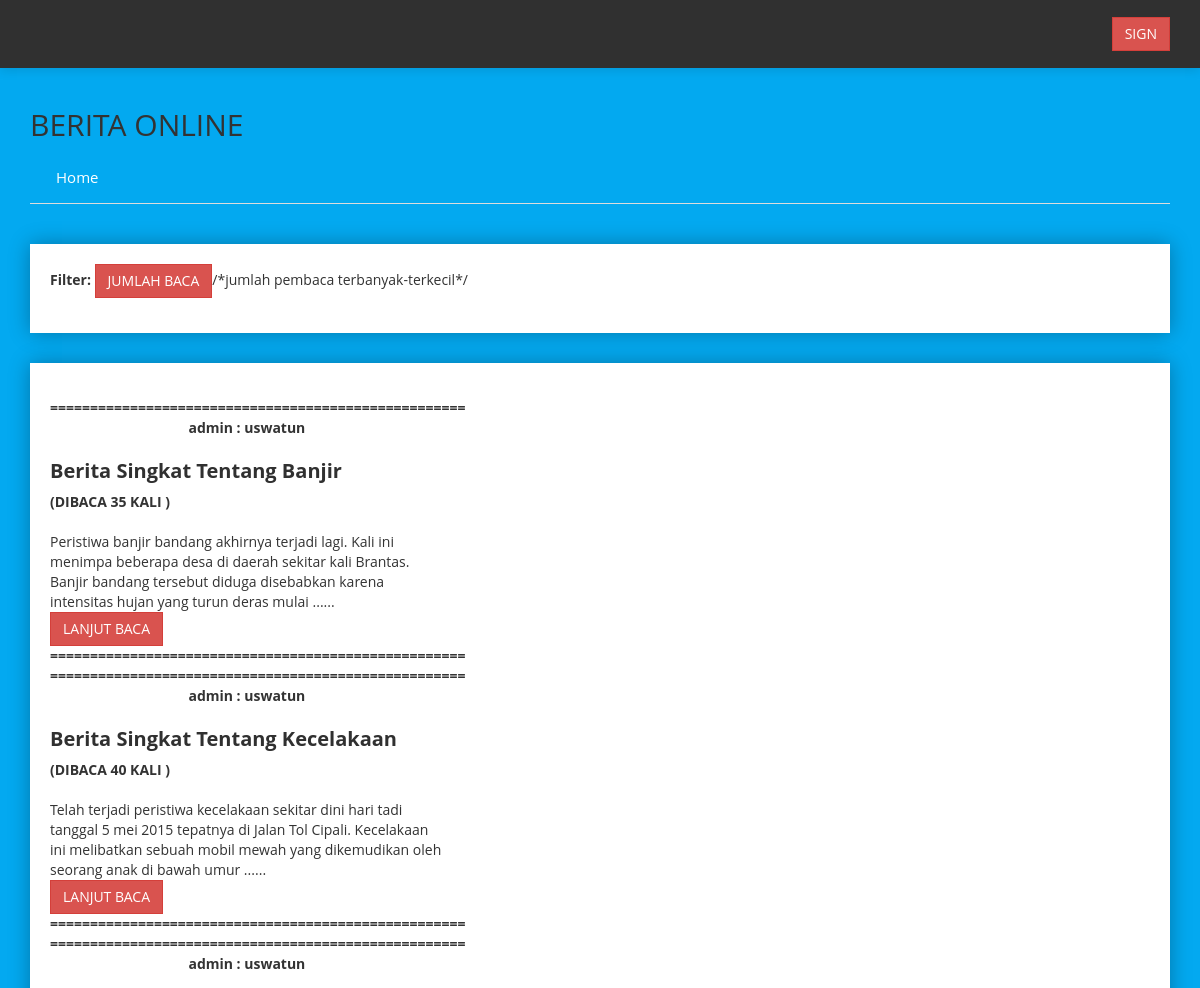
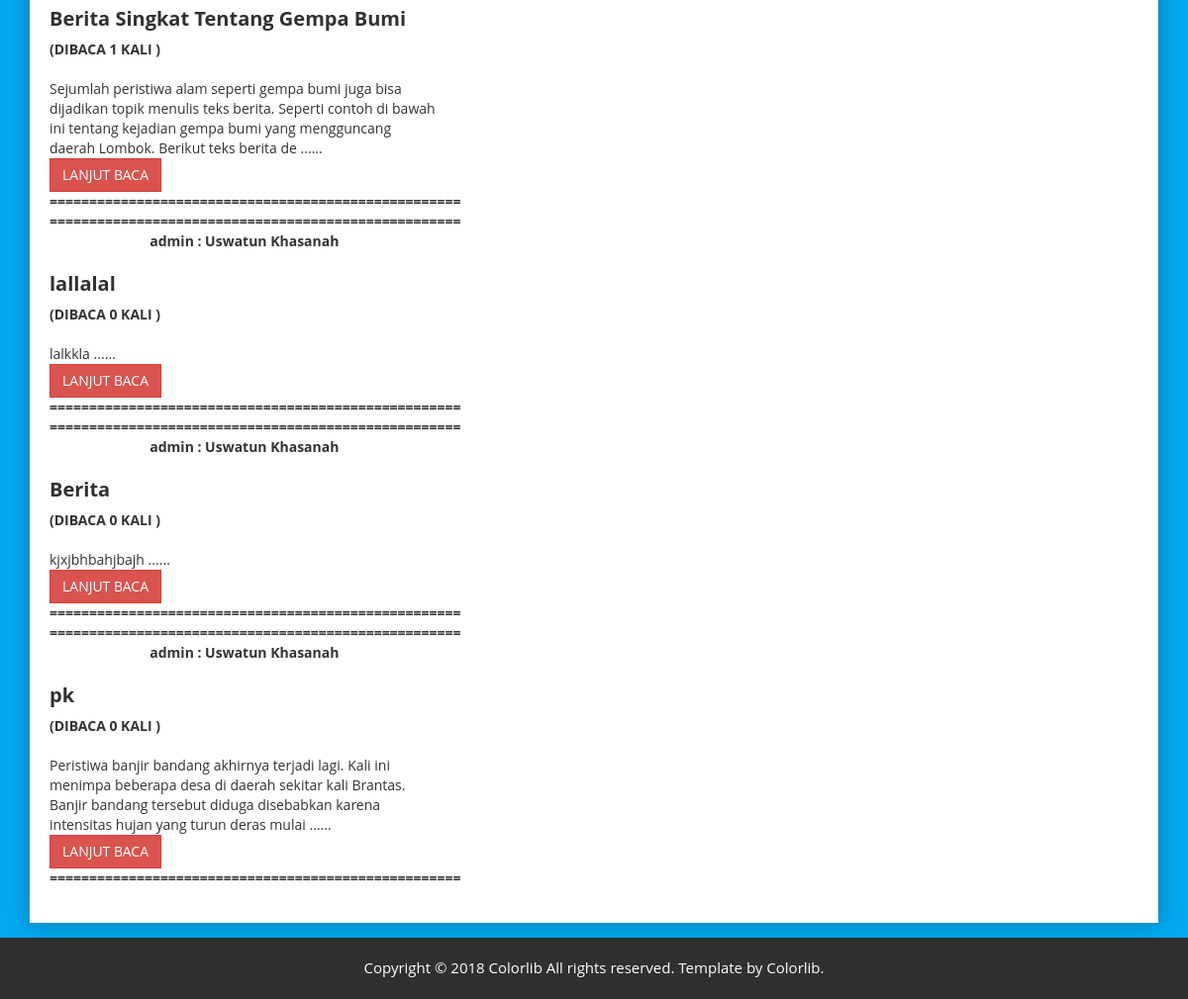
Before: / with the older database file (2 pictures, top to bottom).
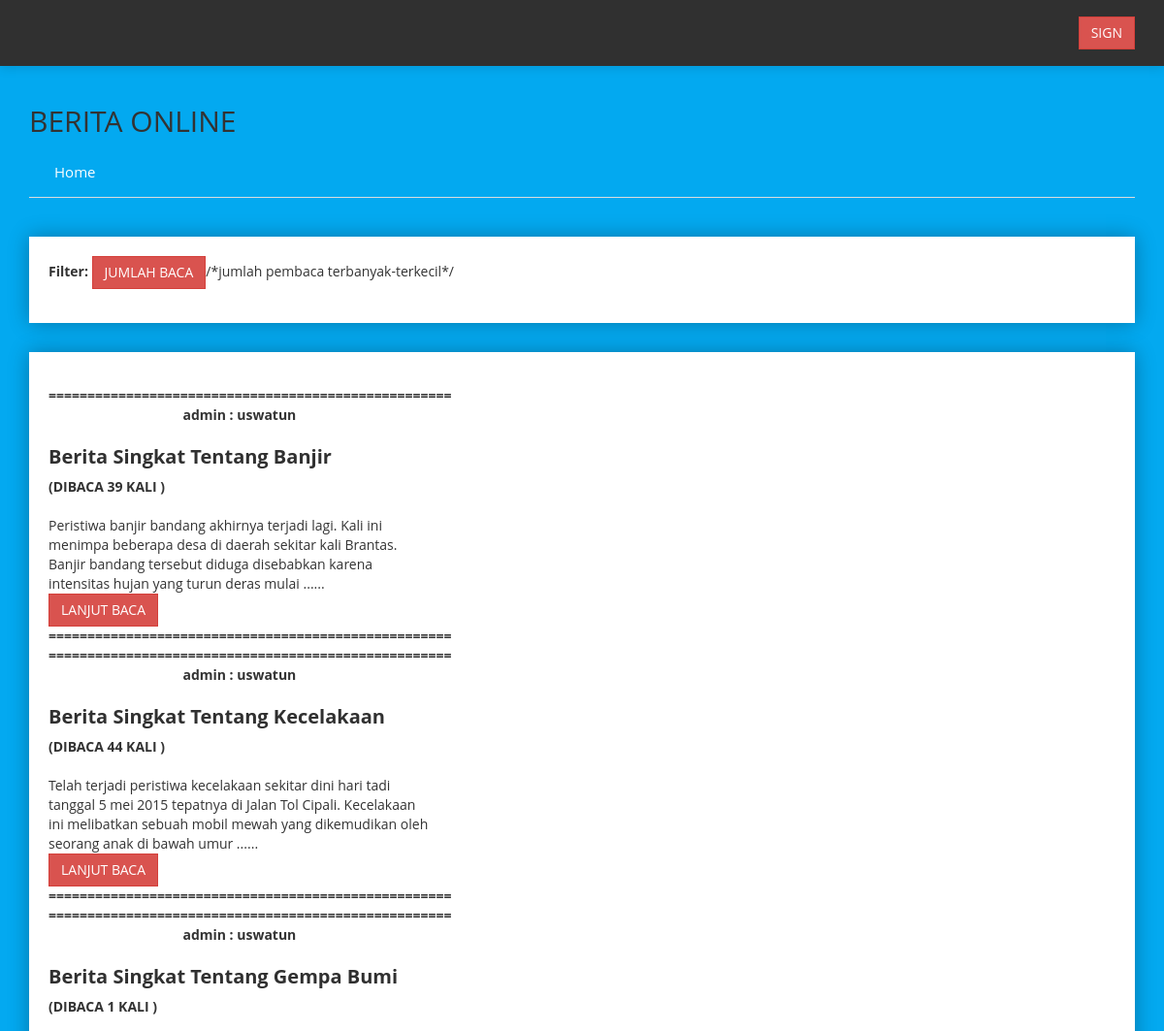
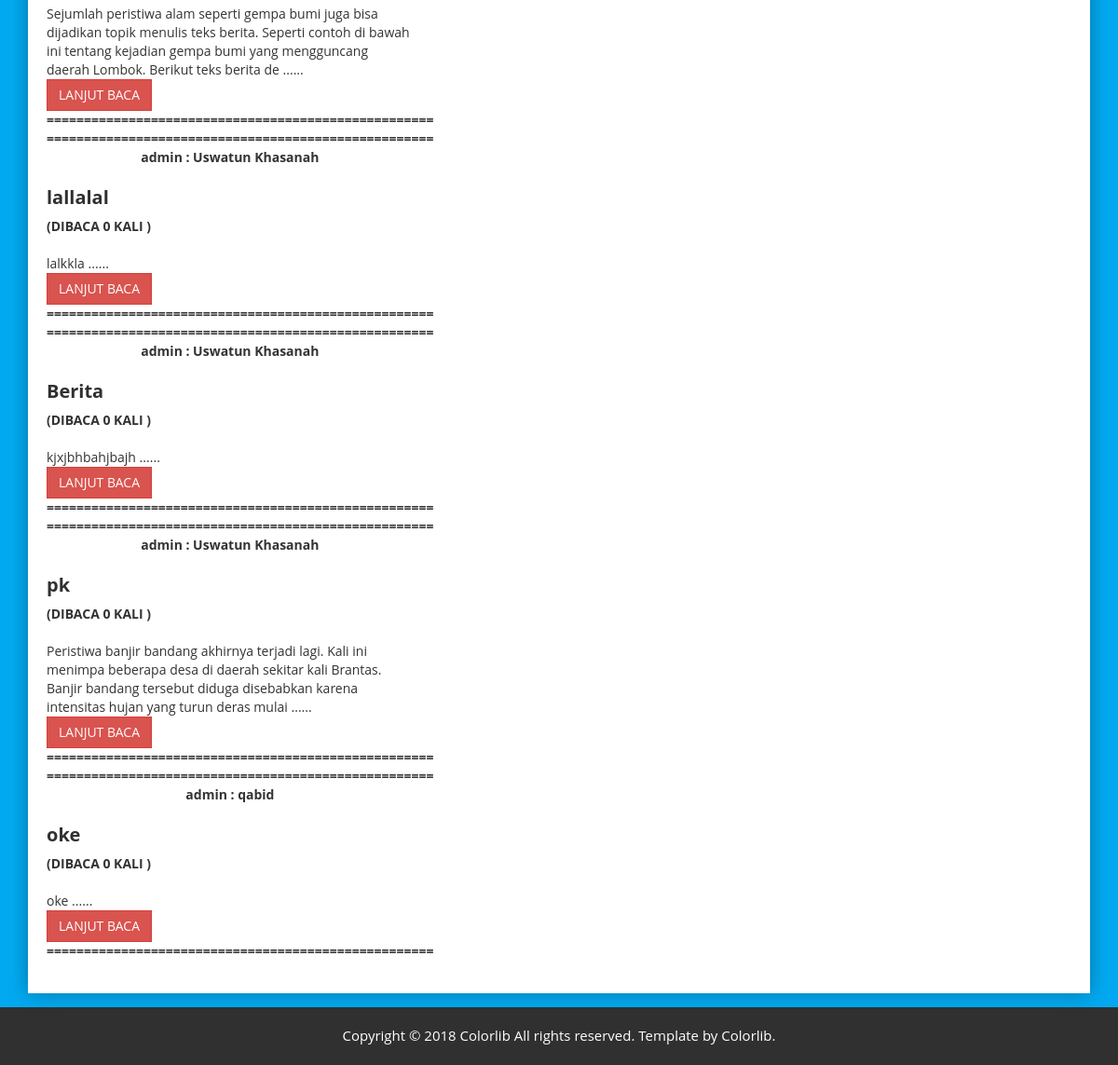
After: the same page with the newer database file (2 pictures, top to bottom).
### tables this page shows
CREATE TABLE `berita` (
  `id` int(50) UNSIGNED NOT NULL,
  `idKategori` int(50) NOT NULL,
  `idLogin` int(50) NOT NULL,
  `judul_berita` varchar(255) NOT NULL,
  `isi_berita` text NOT NULL,
  `jml_baca` int(50) NOT NULL
);

### application/controllers/home.php (called while the page is built, shortened)
<?php
class home extends CI_Controller {
  function __construct(){
		$this->load->model('m_berita');
		$this->load->helper('url');
	}
	public function index() {
		$data['query'] = $this->m_berita->tampil_home();
		$this->load->view('home', $data);
		$this->load->view('home/beranda2', $data);
		$this->load->view('footer', $data);
	}
}
?>

### index.php (called while the page is built, shortened)
<?php
require_once BASEPATH.'core/CodeIgniter.php';

### application/models/m_berita.php (called while the page is built, shortened)
<?php
class M_berita extends CI_Model{
	function tampil_login(){
		return $this->db->query("SELECT * FROM berita, login WHERE berita.idLogin=login.idLogin");
	}
}
?>

### application/views/home/beranda2.php (the view, shortened to what this page needs)
<div class="breadcome-area mg-t-40 mg-b-30">
        <div class="container">
            <div class="row">
                <div class="col-lg-12">
                    <div class="breadcome-list shadow-reset">
                        <div class="breadcome-heading">
                            <p><strong>Filter:</strong>
                            <button type="button" class="btn btn-custon-four btn-danger" onclick="location.href='<?php echo base_url();?>home/desc'">JUMLAH BACA</button>/*jumlah pembaca terbanyak-terkecil*/</p>
                        </div>
                    </div>
                </div>
            </div>
        </div>
    </div>
    <div class="user-profile-area">
        <div class="container">
            <div class="row">
                <div class="col-lg-12 col-md-12 col-sm-12 col-xs-12">
                    <div class="user-profile-wrap shadow-reset">
                        <div class="row">
                            <div class="col-lg-6">
                                <div class="row">
                                   <tbody>
                                    <div class="col-lg-9">
                                        <div class="user-profile-content">
                                            <tbody>
                                                <?php
                                                $query=$this->m_berita->tampil_login();
                                                foreach($query->result() as $row){
                                                $artikel=$row->isi_berita;
                                                $cut=substr($artikel,0,200);
                                                $s="......";
                                                $t=" (DIBACA ";
                                                $u=" )";
                                                $v=" KALI";
                                                $w="====================================================";
                                                echo "<tr>
                                                <td><b>====================================================</br><center>admin : ".$row->nama."</center></b><b><h2><strong></br>".$row->judul_berita."</strong></h2>".$t."".$row->jml_baca."".$v."".$u."</br></b>
                                                <br>".$cut."
                                                ".$s."</br>
                                                <a  href='".base_url('home/selanjutnya?id='.$row->id)."'><button type='button' class='btn btn-custon-four btn-danger' >LANJUT BACA</button></a>
                                                </td>
                                                <strong>".$w."</strong>
                                                </tr>";
                                            }
                                            ?>
                                            </tbody>
                                        </div>
                                    </div>
                                </div>
                            </div>
                            </div>
                        </div>
                    </div>
                </div>
            </div>
        </div>

### application/views/home.php (shortened to what this page needs)
<?php
    if($this->session->userdata('username') == NULL){
?>
<!doctype html>
<html class="no-js" lang="en">
<head><meta http-equiv="Content-Type" content="text/html; charset=windows-1252">
    <link rel="stylesheet" href="<?php echo base_url(); ?>horizontal/css/bootstrap.min.css">
    <link rel="stylesheet" href="<?php echo base_url(); ?>horizontal/css/font-awesome.min.css">
    <link rel="stylesheet" href="<?php echo base_url(); ?>horizontal/css/adminpro-custon-icon.css">
    <link rel="stylesheet" href="<?php echo base_url(); ?>horizontal/css/meanmenu.min.css">
    <link rel="stylesheet" href="<?php echo base_url(); ?>horizontal/css/jquery.mCustomScrollbar.min.css">
    <link rel="stylesheet" href="<?php echo base_url(); ?>horizontal/css/animate.css">
    <link rel="stylesheet" href="<?php echo base_url(); ?>horizontal/css/data-table/bootstrap-table.css">
    <link rel="stylesheet" href="<?php echo base_url(); ?>horizontal/css/data-table/bootstrap-editable.css">
    <link rel="stylesheet" href="<?php echo base_url(); ?>horizontal/css/normalize.css">
    <link rel="stylesheet" href="<?php echo base_url(); ?>horizontal/css/c3.min.css">
    <link rel="stylesheet" href="<?php echo base_url(); ?>horizontal/css/form/all-type-forms.css">
    <link rel="stylesheet" href="<?php echo base_url(); ?>horizontal/css/switcher/color-switcher.css">
    <link rel="stylesheet" href="<?php echo base_url(); ?>horizontal/style.css">
    <link rel="stylesheet" href="<?php echo base_url(); ?>horizontal/css/buttons.css">
    <link rel="stylesheet" href="<?php echo base_url(); ?>horizontal/css/responsive.css">
    <link rel="alternate stylesheet" type="text/css" href="<?php echo base_url(); ?>horizontal/css/switcher/color-one.css" title="color-one" media="screen" />
    <link rel="alternate stylesheet" type="text/css" href="<?php echo base_url(); ?>horizontal/css/switcher/color-two.css" title="color-two" media="screen" />
    <link rel="alternate stylesheet" type="text/css" href="<?php echo base_url(); ?>horizontal/css/switcher/color-three.css" title="color-three" media="screen" />
    <link rel="alternate stylesheet" type="text/css" href="<?php echo base_url(); ?>horizontal/css/switcher/color-four.css" title="color-four" media="screen" />
    <link rel="alternate stylesheet" type="text/css" href="<?php echo base_url(); ?>horizontal/css/switcher/color-five.css" title="color-five" media="screen" />
    <link rel="alternate stylesheet" type="text/css" href="<?php echo base_url(); ?>horizontal/css/switcher/color-six.css" title="color-six" media="screen" />
    <link rel="alternate stylesheet" type="text/css" href="<?php echo base_url(); ?>horizontal/css/switcher/color-seven.css" title="color-seven" media="screen" />
    <link rel="alternate stylesheet" type="text/css" href="<?php echo base_url(); ?>horizontal/css/switcher/color-eight.css" title="color-eight" media="screen" />
    <link rel="alternate stylesheet" type="text/css" href="<?php echo base_url(); ?>horizontal/css/switcher/color-nine.css" title="color-nine" media="screen" />
    <link rel="alternate stylesheet" type="text/css" href="<?php echo base_url(); ?>horizontal/css/switcher/color-ten.css" title="color-ten" media="screen" />
    <link rel="stylesheet" href="<?php echo base_url(); ?>horizontal/css/summernote.css">
    <link rel="stylesheet" href="<?php echo base_url(); ?>horizontal/css/data-table/bootstrap-table.css">
    <link rel="stylesheet" href="<?php echo base_url(); ?>horizontal/css/data-table/bootstrap-editable.css">
    <link rel="stylesheet" href="<?php echo base_url(); ?>horizontal/css/dropzone.css">
    <link rel="stylesheet" href="<?php echo base_url(); ?>horizontal/css/c3.min.css">
    <link rel="stylesheet" href="<?php echo base_url(); ?>horizontal/style.css">
    <link rel="stylesheet" href="<?php echo base_url(); ?>horizontal/css/responsive.css">
    <link rel="stylesheet" href="<?php echo base_url(); ?>horizontal/css/form.css">
</head>
<body>
    <div class="header-top-area">
        <div class="container">
            <div class="row">
                <div class="col-lg-4 col-md-9 col-sm-6 col-xs-12">
                    <div class="header-right-info">
                        <ul class="nav navbar-nav mai-top-nav header-right-menu">
                        <li>
                        <a  href="<?php echo base_url(); ?>login/sign"><button type='button' class='btn btn-custon-four btn-danger' class="admin-name" >SIGN</button></a> </li>
                        </ul>
                    </div>
                </div>
            </div>
        </div>
    </div>
    <div class="main-menu-area mg-tb-40">
        <div class="container">
            <div class="row">
                <div class="col-lg-12">
                    <h2>BERITA ONLINE</h2>
                    <ul class="nav nav-tabs custom-menu-wrap">
                        <li  ><a  href="<?php echo base_url(); ?>home" >Home</a></li>
                    </ul>
                </div>
            </div>
        </div>
    </div>
    <?php
    }
    else redirect(base_url('login'));
?>

### application/views/footer.php (shortened to what this page needs)
    <div class="footer-copyright-area">
        <div class="container">
            <div class="row">
                <div class="col-lg-12">
                    <div class="footer-copy-right">
                        <p>Copyright &#169; 2018 Colorlib All rights reserved. Template by <a href="<?php echo base_url(); ?>horizontal/https://colorlib.com">Colorlib</a>.</p>
                    </div>
                </div>
            </div>
        </div>
    </div>
</body>
</html>

### horizontal/css/buttons.css (style rules this page uses)
.btn-custon-four { border-radius:0px; }

### horizontal/css/switcher/color-one.css (style rules this page uses)
html, body { font-family: 'Open Sans', sans-serif;font-weight:400;background: #555 }

### horizontal/css/switcher/color-two.css (style rules this page uses)
html, body { font-family: 'Open Sans', sans-serif;font-weight:400;background: #1c84c6 }

### horizontal/css/switcher/color-three.css (style rules this page uses)
html, body { font-family: 'Open Sans', sans-serif;font-weight:400;background: #ed5565 }

### horizontal/css/switcher/color-four.css (style rules this page uses)
html, body { font-family: 'Open Sans', sans-serif;font-weight:400;background: #1ab394 }

### horizontal/css/switcher/color-five.css (style rules this page uses)
html, body { font-family: 'Open Sans', sans-serif;font-weight:400;background: #EE7752 }

### horizontal/css/switcher/color-six.css (style rules this page uses)
html, body { font-family: 'Open Sans', sans-serif;font-weight:400;background: #27ae60 }

### horizontal/css/switcher/color-seven.css (style rules this page uses)
html, body { font-family: 'Open Sans', sans-serif;font-weight:400;background: #7f8c8d }

### horizontal/css/switcher/color-eight.css (style rules this page uses)
html, body { font-family: 'Open Sans', sans-serif;font-weight:400;background: #0000ff }

### horizontal/css/switcher/color-nine.css (style rules this page uses)
html, body { font-family: 'Open Sans', sans-serif;font-weight:400;background: #ff0080 }

### horizontal/css/switcher/color-ten.css (style rules this page uses)
html, body { font-family: 'Open Sans', sans-serif;font-weight:400;background: #1a0000 }

Changed rows visible on the page:
changed berita "Berita Singkat Tentang Banjir": jml_baca "35" → "39"
changed berita "Berita Singkat Tentang Kecelakaan": jml_baca "40" → "44"
added berita: idLogin.nama "qabid", judul_berita "oke", t "(DIBACA", jml_baca "0", v "KALI", u ")", isi_berita "oke", s "......", w "===================================================="
